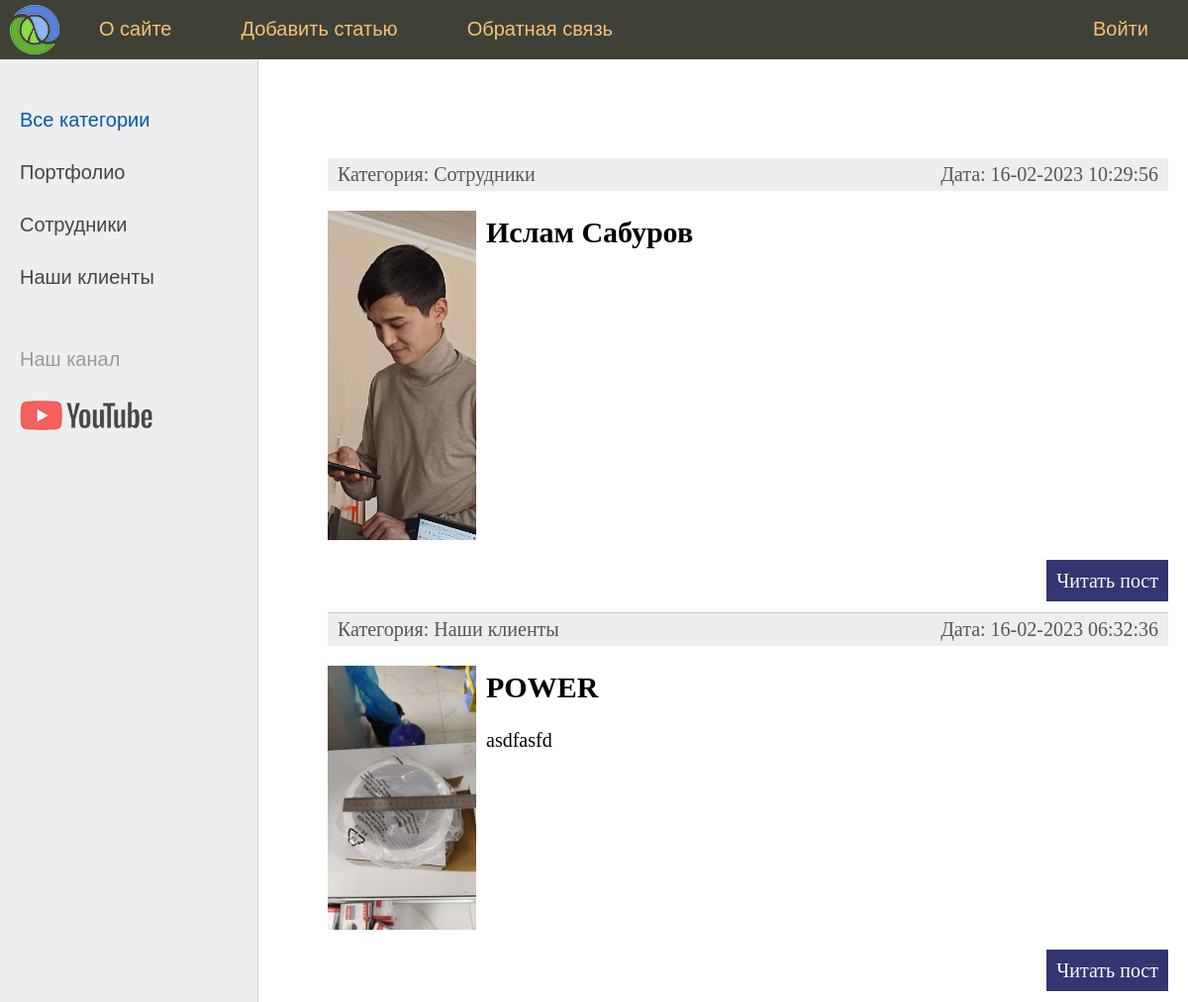
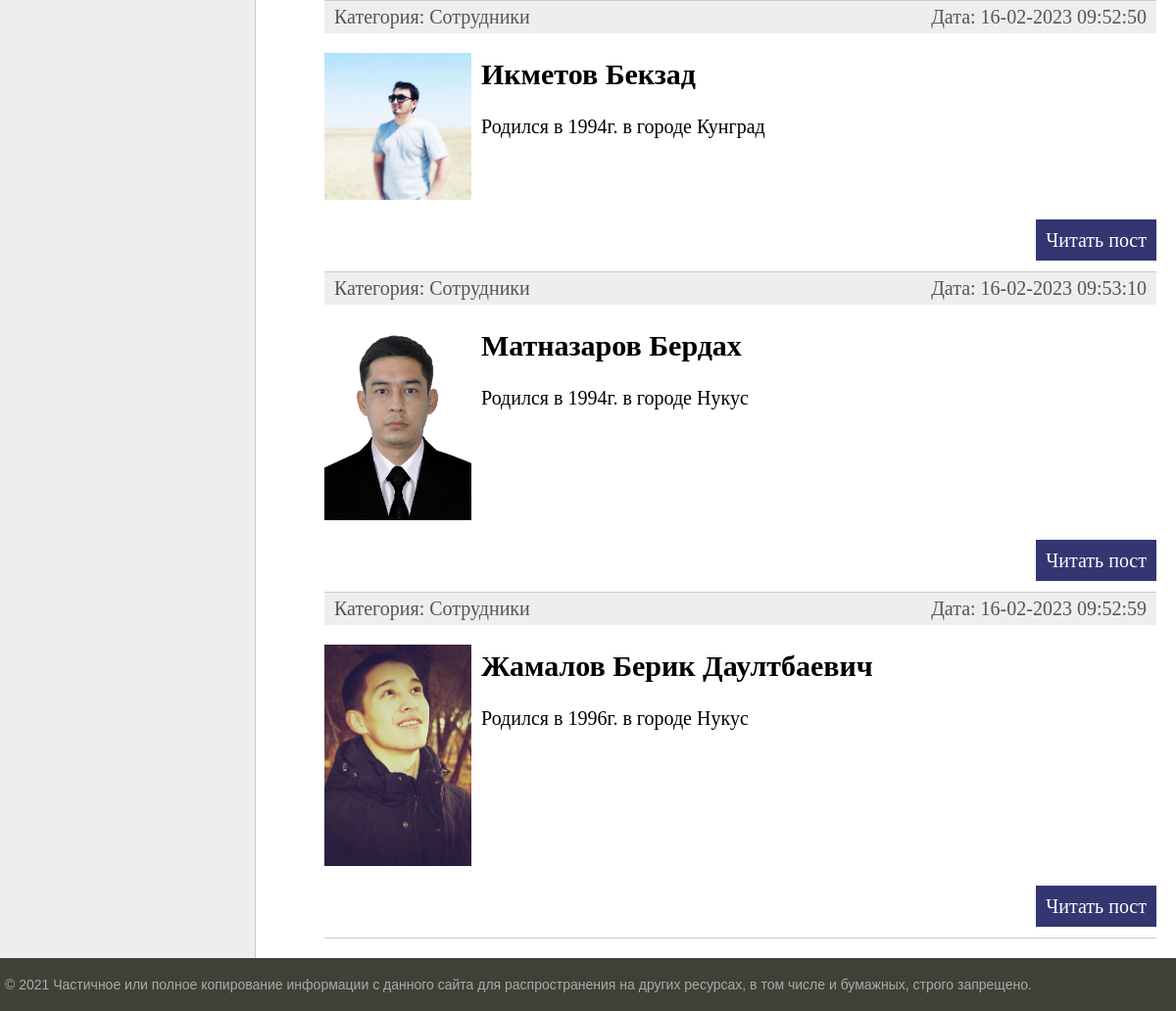
The page / on the database its author committed (2 pictures, top to bottom).
### Power/models.py (models this page shows)
class Category(models.Model):
    name = models.CharField(max_length=100, db_index=True, verbose_name="Категория")
    def __str__(self):
        return self.name
    def get_absolute_url(self):
        return reverse('category', kwargs={'cat_id': self.pk})
    class Meta:
        verbose_name = 'Категория'
        verbose_name_plural = 'Категории'
        ordering = ['id']

### Power/views.py (the view)
# urls.py: path('', index, name='home'),
def index(request):
    posts = Power.objects.all()
    context = {
        'posts': posts,
        'menu': menu,
        'title': 'Главная страница',
        'cat_selected': 0,
    }
    return render(request, 'Power/index.html', context=context)

### Power/models.py (called while the page is built)
    def get_absolute_url(self):
        return reverse('post', kwargs={'post_id': self.pk})

### Power/templatetags/power_tags.py (called while the page is built)
@register.inclusion_tag('Power/list_categories.html')
def show_categories(sort=None, cat_selected=0):
    if not sort:
        cats = Category.objects.all()
    else:
        cats = Category.objects.order_by(sort)
    return {"cats": cats, "cat_selected": cat_selected}

### Power/templates/Power/index.html (shortened to what this page needs)
{% extends 'Power/base.html' %}
{% block content %}
<ul class="list-articles">
	{% for p in posts %}
			<li><div class="article-panel">
	<p class="first">Категория: {{p.cat}}</p>
	<p class="last">Дата: {{p.time_update|date:"d-m-Y H:i:s"}}</p>
</div>
{% if p.photo %}
	<p><img class="img-article-left thumb" src="{{p.photo.url}}"></p>
{% endif %}
				<h2>{{p.title}}</h2>
	{% autoescape on %}
	{{p.content|linebreaks|truncatewords:50}}
	{% endautoescape %}
			<p class="link-read-post"><a href="{{ p.get_absolute_url }}">Читать пост</a></p>
			</li>
	{% endfor %}
</ul>
{% endblock %}

### Power/templates/Power/base.html (shortened to what this page needs)
{% load static %}
{% load power_tags %}
<!DOCTYPE html>
<html>
<head>
	<link type="text/css" href="{% static 'Power/css/styles.css' %}" rel="stylesheet" />
</head>
<body>
<table class="table-page" border=0 cellpadding="0" cellspacing="0">
<tr><td valign=top>
{% block mainmenu %}
		<div class="header">
			<ul id="mainmenu" class="mainmenu">
			<li class="logo"><a href="{% url 'home' %}"><div class="logo"></div></a></li>
{% for m in menu %}
	{% if not forloop.last %}
			<li><a href="{% url m.url_name %}">{{m.title}}</a></li>
	{% else %}
			<li class="last"><a href="{% url m.url_name %}">{{m.title}}</a></li>
	{% endif %}
{% endfor %}
			</ul>
		</div>
{% endblock mainmenu %}
<table class="table-content" border=0 cellpadding="0" cellspacing="0">
<tr>
	<td valign="top" class="left-chapters">
	<ul id="leftchapters">
{% if cat_selected == 0 %}
		<li class="selected">Все категории</li>
{% else %}
		<li><a href="{% url 'home' %}">Все категории</a></li>
{% endif %}
{% show_categories cat_selected=cat_selected %}
		<li class="share">
		<p>Наш канал</p>
		<a class="share-yt" href="https://www.youtube.com/channel/UClJzWfGWuGJL2t-3dYKcHTA/playlists" target="_blank" rel="nofollow"></a>
		</li>
	</ul>
</td>
<td valign="top" class="content">
	<div class="content-text">
{% block content %}
{% endblock %}
	</div>
</td></tr></table>
</td></tr>
<tr><td valign=top>
	<div id="footer">
		<p>&copy; 2021 Частичное или полное копирование информации с данного сайта для распространения на других ресурсах, в том числе и бумажных, строго запрещено.</p>
	</div>
</td></tr></table>
</body>
</html>

### Power/templates/Power/list_categories.html
{% for c in cats %}
	{% if c.pk == cat_selected %}
		<li class="selected">{{c.name}}</li>
	{% else %}
		<li><a href="{{ c.get_absolute_url }}">{{c.name}}</a></li>
	{% endif %}
{% endfor %}

### Power/static/Power/css/styles.css (style rules this page uses)
html, body { font-family: 'Arial'; margin: 0; padding: 0; height: 100%; width: 100%; color: #444; }
a { color: #0059b2; text-decoration: none; }
img { max-width: 600px; height: auto; }
img.img-article-left { max-width: 300px; height: auto; float: left; padding: 0 10px 10px 0; }
img.img-article-left.thumb { max-width: 150px; height: auto; }
p.link-read-post { text-align: right; }
p.link-read-post a { padding: 10px; min-width: 100px; background: #333671; color: #fff; text-decoration: none; }
div.article-panel { background: #eee; padding: 5px 10px 5px 10px; box-sizing border-box; overflow: hidden; color: #555; }
div.article-panel p.first { margin: 0; float: left; }
div.article-panel p.last { margin: 0; float: right; }
ul.list-articles { list-style: none; margin: 0; padding: 0; }
ul.list-articles li { border-bottom: 1px solid #ccc; }
.table-page { width: 100%; height: 100%; vertical-align: top; }
.table-page tr { height: 100%; }
.header { background: #3F4137; height: 60px; }
.logo { background: url('../images/logo.png') no-repeat 10px 5px; width: 70px; height: 60px; }
ul.mainmenu { list-style: none; margin: 0; padding: 0; height: 60px; color: #fdc073; font-size: 20px; overflow: hidden; }
ul.mainmenu li { float: left; margin: 18px 40px 0 30px; }
ul.mainmenu li.logo { margin: 0; }
ul.mainmenu li.last { float: right; }
ul.mainmenu li a { color: #fdc073; text-decoration: none; }
.table-content { width: 100%; min-height: 100%; height: 100%; }
.left-chapters { margin: 0; background: #eee; border-right: 1px solid #ccc; min-height: 100%; }
.left-chapters ul { width: 230px; min-height: 100%; margin: 0; padding: 20px 10px 10px 20px; list-style: none; font-size: 20px; }
.left-chapters ul li { margin: 30px 0 0 0; color: #999; }
.left-chapters ul li.selected { color: #0059b2; }
.left-chapters ul li a { color: #444; text-decoration: none; }
.left-chapters ul li.share { margin: 60px 0 0 0; }
.left-chapters ul li.share p { margin: 30px 0 30px 0; }
.left-chapters ul li.share a { display: inline-block; width: 40px; height: 40px; margin: 0 20px 0 0; }
.left-chapters ul li.share a.share-yt { width: 100%; height: 30px; background: url('../images/share_yt.png') no-repeat 0 0 }
.content { padding: 40px 20px 20px 40px; width: 100%; box-sizing: border-box; }
.content-text { margin: 60px 0 0 30px; color: #000; font-size: 20px; font-family: Yandex Sans Display Light; }
#footer { box-sizing: border-box; background: #3F4137; padding: 5px; color: #aaa; font-size: 14px; font-family: Verdana, Geneva, Arial, Helvetica; text-align: left; overflow: hidden; }

### rows shown on the page
Category: name "Портфолио"
Category: name "Сотрудники", cat "Сотрудники" "Сотрудники" "Сотрудники" "Сотрудники"
Category: name "Наши клиенты", cat "Наши клиенты"

### other values the page prints
{{ m.title }} "О сайте" "Добавить статью" "Обратная связь"
{{ m.title }} "Войти"
{{ p.time_update|date:"d-m-Y H:i:s" }} "16-02-2023 10:29:56" "16-02-2023 06:32:36" "16-02-2023 09:52:50" "16-02-2023 09:53:10" "16-02-2023 09:52:59"
{{ p.title }} "Ислам Сабуров" "POWER" "Икметов Бекзад" "Матназаров Бердах" "Жамалов Берик Даултбаевич"
{{ p.content|linebreaks|truncatewords:50 }} "asdfasfd" "Родился в 1994г. в городе Кунград" "Родился в 1994г. в городе Нукус" "Родился в 1996г. в городе Нукус"
